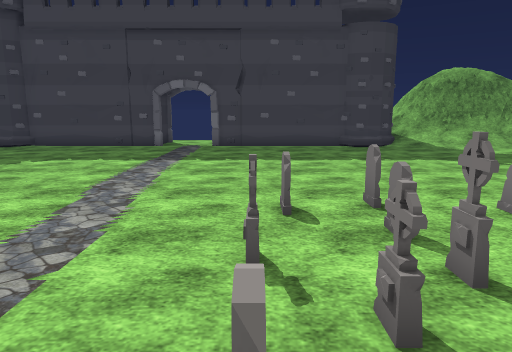
View 1 (above)

24 first-person views from a walk through a Unity game level. The camera is 1.5 m above the floor, tilts 10° down and sees 70° across. Doors are open. The floor is counted in squares, 1 m on a side. Each view is taken from the middle of a square. On the plan, view 1 faces up. The plan holds only what a view shows up to about 16 squares ahead; the rest is blank. The place goes on beyond the plan. Some animated figures are left out. Some surface patterns are stand-ins.

View 2
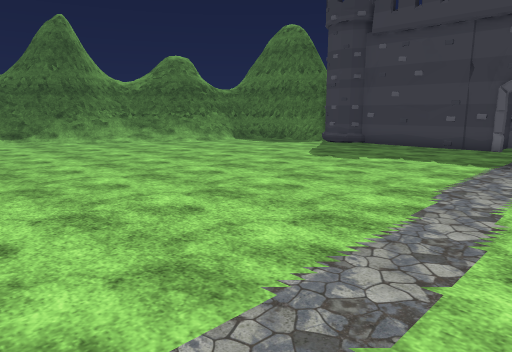

View 3
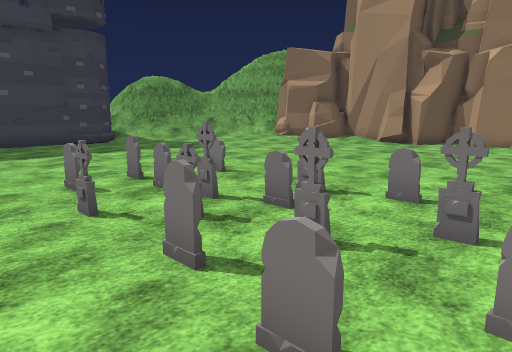

View 4
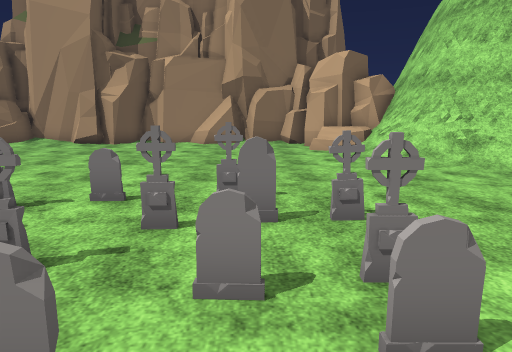

View 5
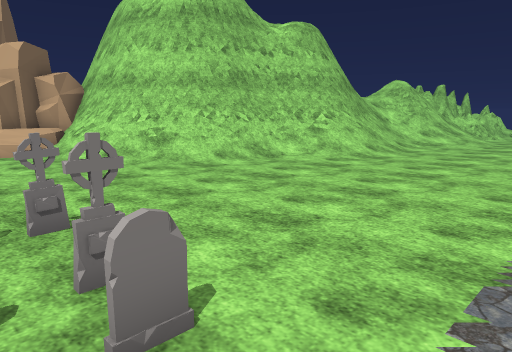

View 6
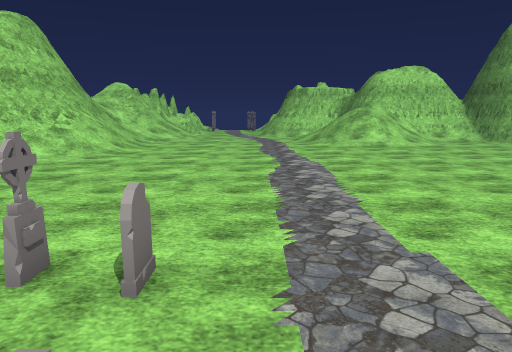

View 7
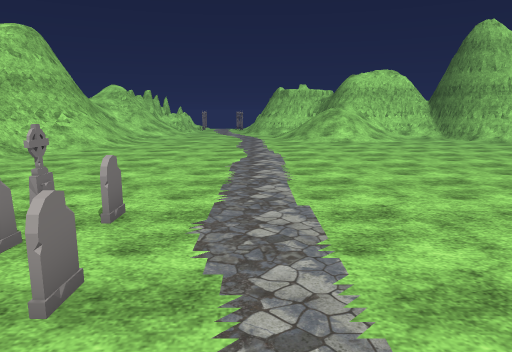

View 8
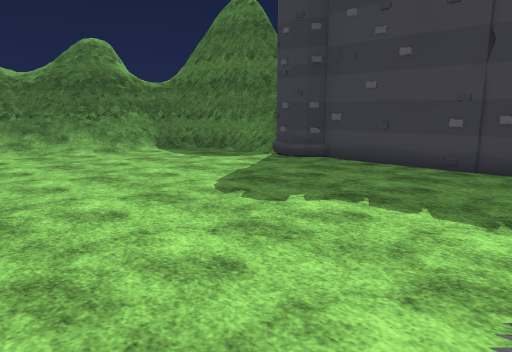

View 9
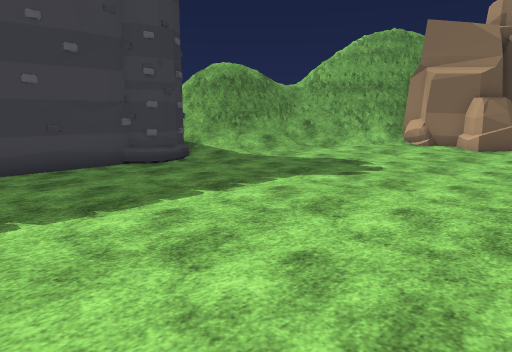

View 10
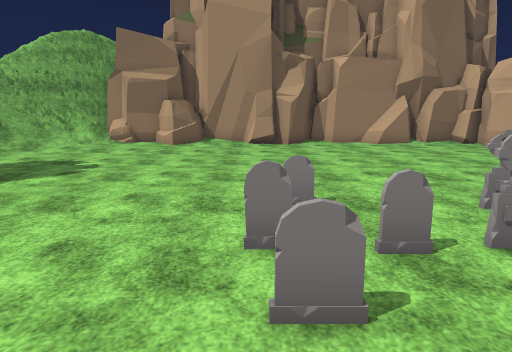

View 11
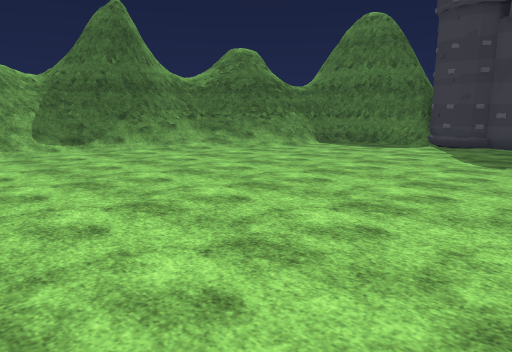

View 12
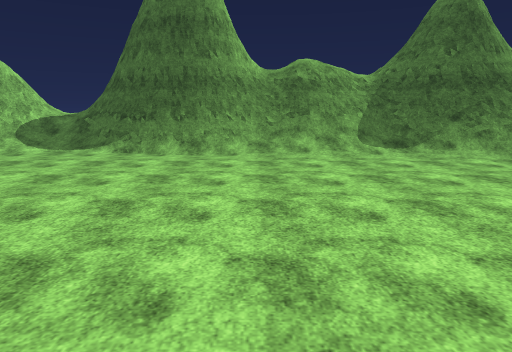

View 13
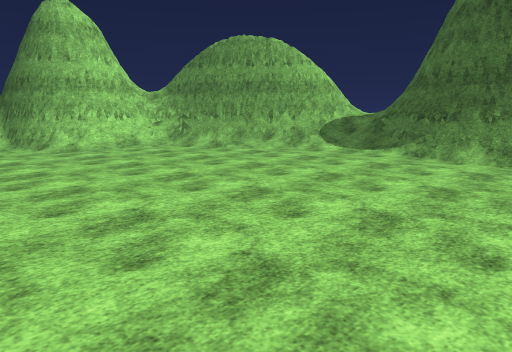

View 14
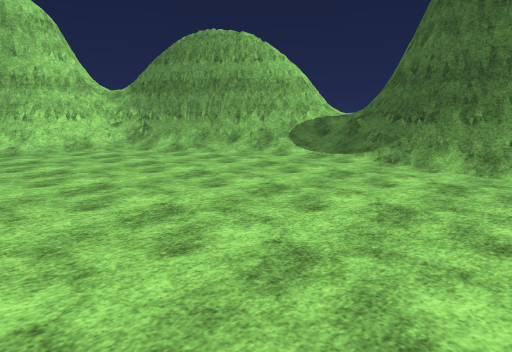

View 15
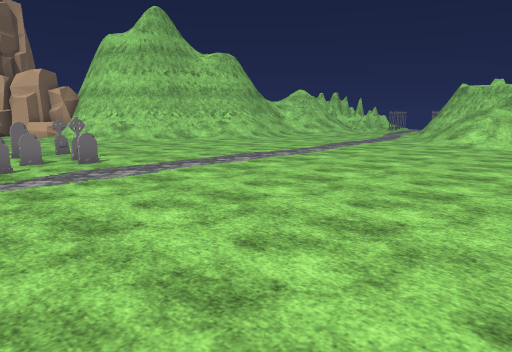

View 16
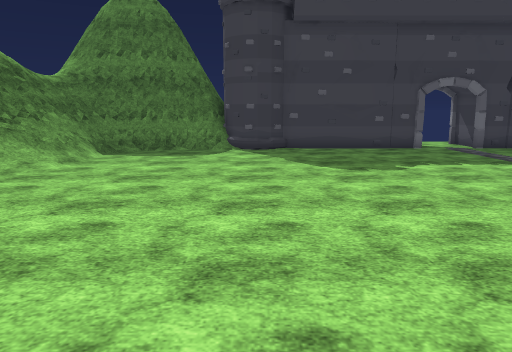

View 17
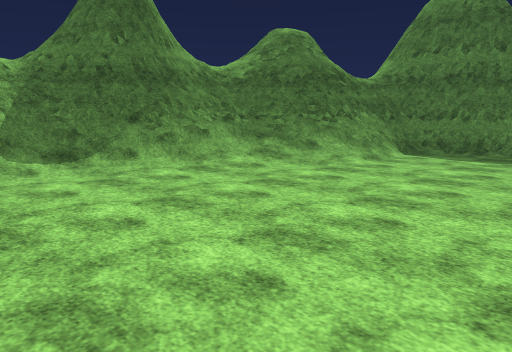

View 18
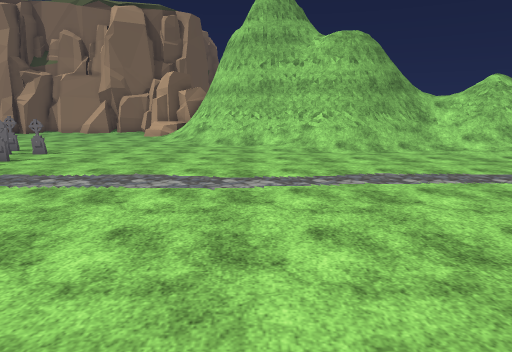

View 19
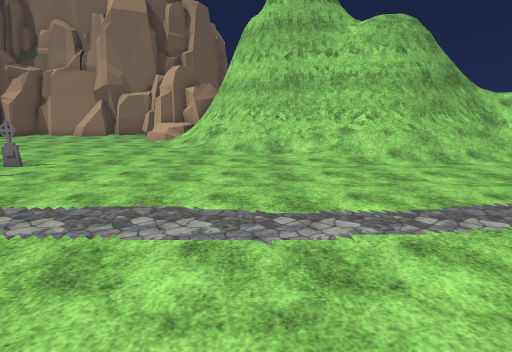

View 20
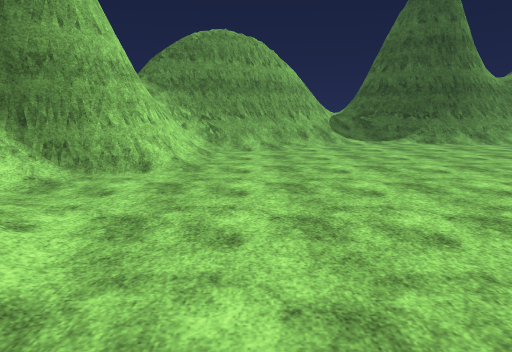

View 21
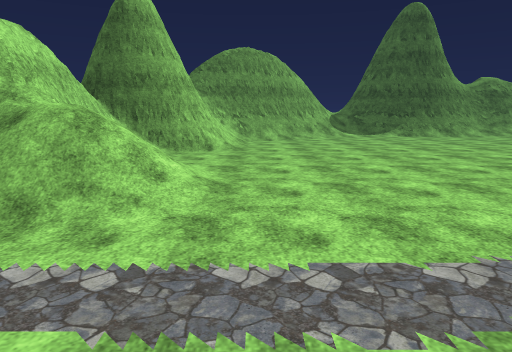

View 22
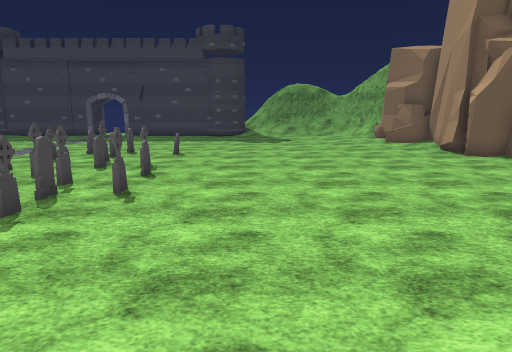

View 23
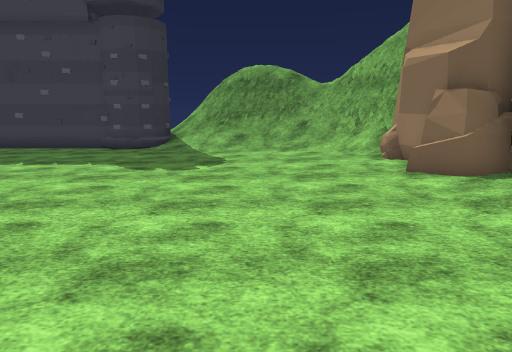

View 24
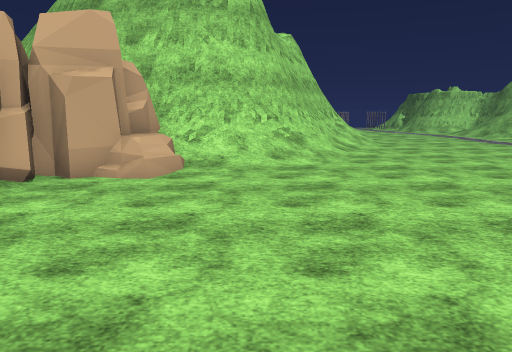

### Floor plan
Key: @ floor where view 1 was taken; # wall or solid block; . main floor; : floor 0.25 m higher than the main floor; / step, stairs or slope; D open door; = window, fence, low wall or low ledge; ^ raised ledge; v drop or lower ground; T tombstone; O other object.
Columns run from 23 left of view 1 to 14 right of it. Each row starts with its distance up from view 1.
 17          ###      ##.##      O//==v/
 16       #####OO######DDD######OO////=/=#
 15      ###=......................./////#
 14     ##=............................//=
 13    ###=............................://
 12 ^ ###=/............................::O
 11 ^^##=//.............................:O
 10 ^^==//...............................O
  9  #=//................................O
  8  #=/..................................
  7  #=/..................................
  6 ##=/...................T.T............
  5 #=/......................T.T..........
  4 =//....................T.T............
  3 =//....................T.T............
  2 #//.....................TT.T..........
  1 #//....................TT..T..........
  0 #//....................@T.............
 -1 #//....................T..TT..........
 -2 #=/.....................T.TT..........
 -3 #=/....................TT.T...........
 -4 #=/..................................O
 -5 #=..................................OO
 -6 #=................................//OO
 -7 #/..............................///=OO
 -8 //.............................//#####
 -9 //............................//###  #
-10 ///.........................../###   #
-11 #=/........................../=##
-12 ##=/........................./=#
-13  ##O/.......................//##
-14  ##=/......................./=##
-15   ##//.....................//##
-16    #=O#=//......//.........//##
-17    #==####/.../////........./###
-18    =#=#####...//////.. .....//=#

Where each view was taken, in squares from view 1:
view 1: 0 up, 0 right, facing up
view 2: 0 up, 1 left, facing up-left
view 3: 2 down, 2 left, facing up-right
view 4: 2 down, 2 left, facing right
view 5: 2 down, 2 left, facing down-right
view 6: 0 up, 1 left, facing down
view 7: 2 up, 2 left, facing down
view 8: 6 up, 3 left, facing up-left
view 9: 6 up, 1 left, facing up-right
view 10: 6 up, 2 left, facing right
view 11: 1 down, 6 left, facing up-left
view 12: 1 down, 8 left, facing left
view 13: 1 down, 9 left, facing down-left
view 14: 1 down, 11 left, facing down-left
view 15: 1 up, 11 left, facing down-right
view 16: 1 up, 11 left, facing up
view 17: 1 up, 11 left, facing up-left
view 18: 11 down, 10 left, facing right
view 19: 10 down, 7 left, facing right
view 20: 14 down, 4 left, facing left
view 21: 15 down, 1 right, facing left
view 22: 9 down, 7 right, facing up
view 23: 1 up, 10 right, facing up
view 24: 4 up, 10 right, facing down
